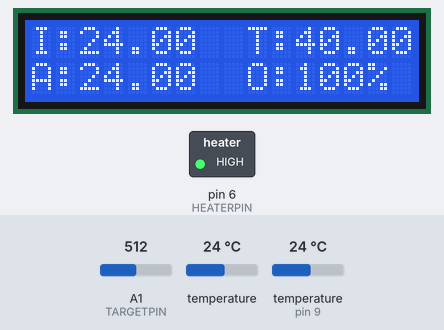
The sketch below on a simulated Arduino Uno, built with avr-gcc and run on an emulated ATmega328P. Shown: 16×2 character LCD, switched loads named in the sketch (green lamp = pin HIGH). Inputs (shaded band) come from the test bench; at power-on: A1 (TARGETPIN) = 512, temperature 24 °C, temperature (sensor on pin 9) 24 °C. What the sketch prints to the serial monitor is not drawn.

Above: at 1.3 s.
1.4 s: A1 (TARGETPIN) set to 140
At 3.2 s:
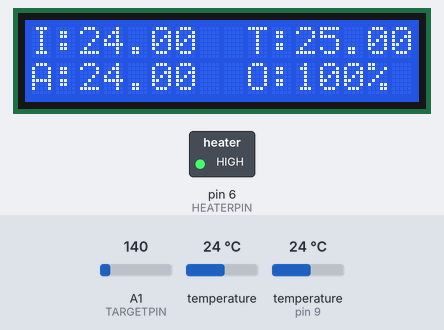
3.5 s: A1 (TARGETPIN) set to 115
At 5.7 s:
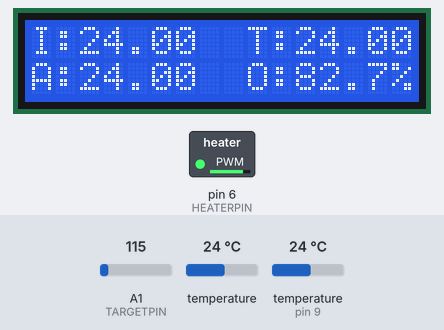
6.2 s: temperature (sensor 0) set to 28 °C
At 7.6 s:
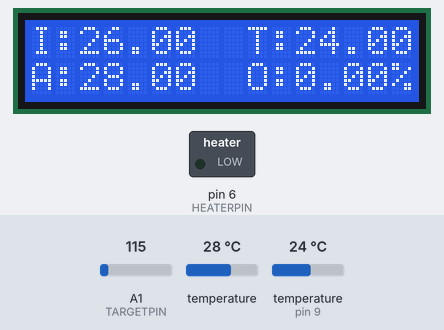
8.1 s: temperature (sensor 0) set to 24 °C
At 10.3 s:
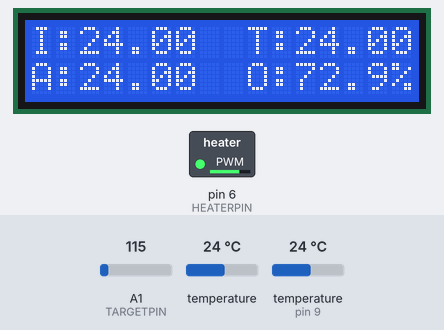
10.9 s: temperature (sensor on pin 9) set to 19 °C
At 12.1 s:
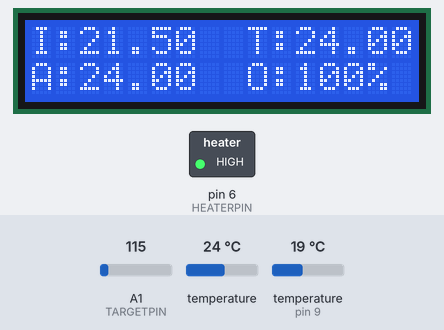
12.8 s: temperature (sensor 0) set to 15.8 °C
At 13.9 s:
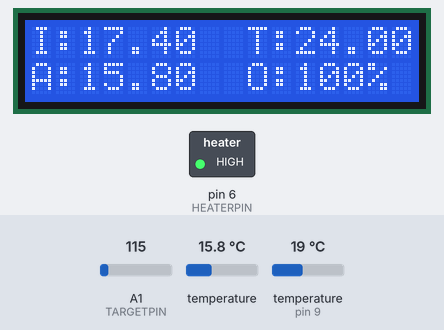
14.6 s: temperature (sensor 0) set to 14.4 °C
Timing chart, 0 to 17.5 s (numbered marks = the images above; inputs shaded):
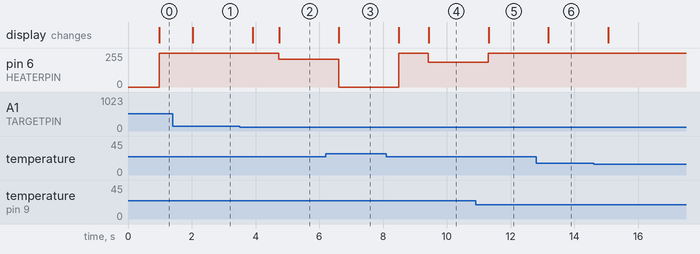

Measured:
- after the input at 1.4 s, the display: changes after 0.63 s (image 1)
- after the input at 3.5 s, pin 6 (HEATERPIN): 255/255 → 210/255 after 1.2 s; the display: first changes after 0.41 s (image 2 shows a later state)
- after the input at 6.2 s, pin 6 (HEATERPIN): 210/255 → 0/255 after 0.41 s; the display: changes after 0.41 s (image 3)
- after the input at 8.1 s, pin 6 (HEATERPIN): 0/255 → 255/255 after 0.38 s, → 186/255 0.94 s later; the display: first changes after 0.39 s (image 4 shows a later state)
- after the input at 10.9 s, pin 6 (HEATERPIN): 186/255 → 255/255 after 0.40 s; the display: changes after 0.41 s (image 5)
- after the input at 12.8 s, the display: changes after 0.39 s (image 6)

The sketch:

Ding_Temperature_Control.ino
```cpp
/********************************************************
   PID Temperature Control for Microscopes, Microfluidic Chambers, and Custom Incubators
   By: Tony Liu @ Ding Lab
 ********************************************************/

// Include libraries for sensors, LCD, and PID
#include <OneWire.h>
#include <DallasTemperature.h>
#include <Wire.h>
#include "Adafruit_MCP9808.h"
#include <LiquidCrystal_I2C.h>
#include <QuickPID.h>

// Declare physical pin numbers connected to the components
const int PROBEPIN = 9;
const int HEATERPIN = 6;
const int TARGETPIN = 1;

// Declare tempearture variables
float targetTemp, Input, Output;
double probeTemp, mcpTemp, mcpTemp2, avgTemp;

// PID constants; change these according to your setup in step 4
float Kp = 505, Ki = 62, Kd = 92;

// Constructors for sensors
OneWire oneWire(PROBEPIN);
DallasTemperature probe(&oneWire);
LiquidCrystal_I2C lcd(0x27,20,4);
Adafruit_MCP9808 mcp = Adafruit_MCP9808();
Adafruit_MCP9808 mcp2 = Adafruit_MCP9808();

// Create PID object from QuickPID library by David Lloyd
QuickPID myPID(&Input, &Output, &targetTemp);

// Reads potentiometer (temperature control knob) input and converts to 20-60 Degree for the target temperature
void changeTargetTemp()
{
  // Read potentiometer input from 0 to 1023
  int targetInput = analogRead(TARGETPIN);

  // Converts potentiometer input to 20-60 degree target temperature
  targetTemp = map(targetInput, 0, 1023, 20, 60);
}

//Reads all temperature sensors and potentiometer
void readInput()
{
  // Reads the target temperature from the potentiometer
  changeTargetTemp();

  // Prints the target temperature to the serial monitor
  Serial.print("Target:");
  Serial.print(targetTemp);
  Serial.print(" ");

  // Prints the target temperature to the top right of the LCD
  lcd.setCursor(9, 0);
  lcd.print("T:");
  lcd.print(targetTemp, 2);

  // Updates the temperature reading from the probe sensor, prevents unstable -127 readings
  probe.requestTemperatures();
  float probeReading = probe.getTempCByIndex(0);
  if(probeReading != -127.0)
    probeTemp = probeReading;


  // Prints the probe temperature to the serial monitor
  Serial.print("| Internal:");
  Serial.print(probeTemp, 3);
  Serial.print(" ");

  // Updates the temperature reading from the surface MCP sensor
  mcpTemp = mcp.readTempC();

  // Prints the surface MCP temperature to the serial monitor
  Serial.print("| Surface:");
  Serial.print(mcpTemp, 3);
  Serial.print(" ");

  // Updates the temperature reading from the ambient MCP sensor
  mcpTemp2 = mcp2.readTempC();

  // Prints the ambient MCP temperature to the serial monitor
  Serial.print("| Ambient:");
  Serial.print(mcpTemp2, 3);
  Serial.print(" ");

  // Prints the ambient MCP temperature to the bottom left of the LCD
  lcd.setCursor(0, 1);
  lcd.print("A:");
  lcd.print(mcpTemp2, 2);

  // Calculates the average temperature between the probe and surface MCP
  if(probeTemp > 15 && mcpTemp > 15) // Only calculates average if both sensors are above 15 degrees; prevents unstable readings
  {
    avgTemp = (probeTemp + mcpTemp) / 2.0;
    Input = avgTemp;
    Serial.print("| Average:");
    Serial.print(avgTemp, 3);
    Serial.print(" ");

    // Prints the average temperature to the top left of the LCD
    lcd.setCursor(0, 0);
    lcd.print("I:");
    lcd.print(avgTemp, 2);
  }
}

// Setup function runs once at the beginning of the program
// Initializes sensors, LCD, and PID
void setup()
{
  // Initialize serial monitor, LCD, and probe sensor
  Serial.begin(9600);
  while(!Serial);
  lcd.begin(16, 2);
  probe.begin();

  // Initialize MCP sensors; if not found, print error message and pause program
  if (!mcp.begin(0x18))
  {
    Serial.println("Couldn't find MCP9808!");
    while (1);
  }
  if (!mcp2.begin(0x19))
  {
    Serial.println("Couldn't find MCP9808 Number 2 (Ambient)!");
    while (1);
  }

  // Set MCP sensor resolution to 0.0625 °C
  mcp.setResolution(3);
  mcp2.setResolution(3);

  // Set heater and target pins to output mode
  pinMode(HEATERPIN, OUTPUT);
  pinMode(TARGETPIN, INPUT);

  // Initialize LCD and turn on backlight
  lcd.init();
  lcd.backlight();

  // Set initial target temperature to 25 degrees
  targetTemp = 25;

  // Apply PID gains
  myPID.SetTunings(Kp, Ki, Kd);

  // Turn the PID on
  myPID.SetMode(myPID.Control::automatic);
}

// Loop function runs repeatedly after setup
// During every loop, the program reads temperature, computes PID output, and writes to LCD
void loop()
{
  // Reads input, computes PID, and writes output
  readInput();
  myPID.Compute();
  analogWrite(HEATERPIN, Output);

  // Prints the output percentage to the bottom right of the LCD
  lcd.setCursor(9, 1);
  float outputPercent = Output/255*100;
  lcd.print("O:");

  // Adjusts the number of decimal places depending on the output percentage
  if(outputPercent == 100)
  {
    lcd.print(outputPercent, 0);
    lcd.print("% ");
  }
  else if(outputPercent < 10)
  {
    lcd.print(outputPercent, 2);
    lcd.print("% ");
  }
  else
  {
    lcd.print(outputPercent, 1);
    lcd.print('%');
  }

  // Prints new line to serial monitor to serperate each loop
  Serial.print("| Output:");
  Serial.print(outputPercent);
  Serial.println("%");

  // Delays for 100 ms to allow the algorithm and sensors to update
  delay(100);
}
```
